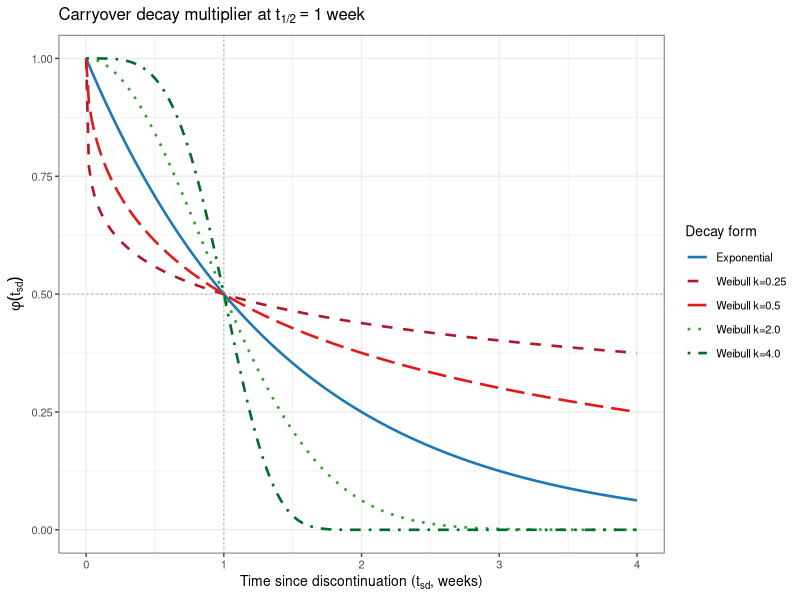

This chart was generated by the following R code:
## analysis/scripts/carryover-sensitivity/20-decay-curve-figure.R
##
## Illustrates the five DGP decay-shape levels used throughout this
## manuscript's Tier 1 grid (exponential; Weibull
## k = 0.25, 0.5, 2.0, 4.0) as closed-form curves of the carryover
## multiplier phi(t_sd) against time since discontinuation, at the
## reference half-life t1half = 1.0 weeks. No simulation: phi_exp/
## phi_weib are the exact formulas from Section 2.3 (### Exponential
## decay, ### Weibull decay). Weibull k = 1.0 is not included: it
## duplicates Exponential exactly (phi_weib(k=1) = phi_exp), so it is
## not a distinct decay-shape condition
## (23-run-decay-shape-sensitivity.R). Writes
## analysis/figures/02xs-decay-curves.pdf.

suppressPackageStartupMessages({
  library(dplyr)
  library(ggplot2)
})

repo_root <- here::here()
fig_dir <- file.path(repo_root, 'analysis/figures')
dir.create(fig_dir, showWarnings = FALSE, recursive = TRUE)

t1half <- 1.0
t_sd <- seq(0, 4, length.out = 200)

phi_exp <- function(t_sd, t1half) {
  lambda <- log(2) / t1half
  exp(-lambda * t_sd)
}

phi_weib <- function(t_sd, t1half, k) {
  lambda_w <- (log(2))^(1 / k) / t1half
  exp(-(lambda_w * t_sd)^k)
}

curves <- bind_rows(
  tibble(t_sd = t_sd, phi = phi_exp(t_sd, t1half),
        form = 'Exponential'),
  tibble(t_sd = t_sd, phi = phi_weib(t_sd, t1half, 0.25),
        form = 'Weibull k=0.25'),
  tibble(t_sd = t_sd, phi = phi_weib(t_sd, t1half, 0.5),
        form = 'Weibull k=0.5'),
  tibble(t_sd = t_sd, phi = phi_weib(t_sd, t1half, 2.0),
        form = 'Weibull k=2.0'),
  tibble(t_sd = t_sd, phi = phi_weib(t_sd, t1half, 4.0),
        form = 'Weibull k=4.0')
) |>
  mutate(form = factor(form,
                       levels = c('Exponential', 'Weibull k=0.25',
                                 'Weibull k=0.5', 'Weibull k=2.0',
                                 'Weibull k=4.0')))

form_colours <- c('Exponential' = '#1f78b4', 'Weibull k=0.25' = '#b2182b',
                  'Weibull k=0.5' = '#e31a1c', 'Weibull k=2.0' = '#33a02c',
                  'Weibull k=4.0' = '#006d2c')
form_linetypes <- c('Exponential' = 'solid', 'Weibull k=0.25' = 'dashed',
                    'Weibull k=0.5' = 'longdash', 'Weibull k=2.0' = 'dotted',
                    'Weibull k=4.0' = 'dotdash')

p <- ggplot(curves, aes(x = t_sd, y = phi, colour = form, linetype = form)) +
  geom_line(linewidth = 0.9) +
  geom_hline(yintercept = 0.5, linetype = 'dotted', colour = 'grey60',
            linewidth = 0.4) +
  geom_vline(xintercept = t1half, linetype = 'dotted', colour = 'grey60',
            linewidth = 0.4) +
  scale_colour_manual(values = form_colours) +
  scale_linetype_manual(values = form_linetypes) +
  labs(x = expression('Time since discontinuation ('*t[sd]*', weeks)'),
      y = expression(phi(t[sd])),
      colour = 'Decay form', linetype = 'Decay form',
      title = expression('Carryover decay multiplier at'~t['1/2']==1.0~'week')) +
  theme_bw(base_size = 10) +
  theme(legend.position = 'right')

ggsave(file.path(fig_dir, '02xs-decay-curves.pdf'), p, width = 5.4, height = 3.2)

message('Wrote ', file.path(fig_dir, '02xs-decay-curves.pdf'))
